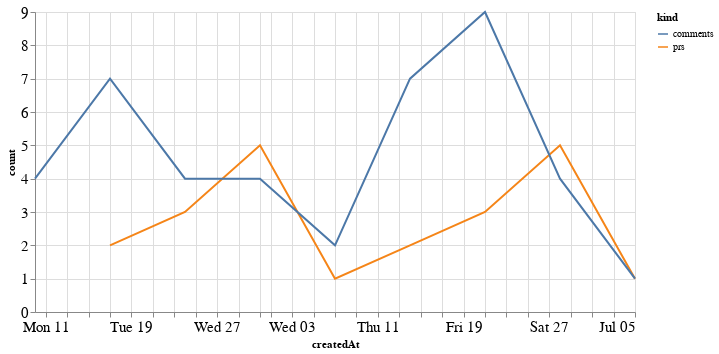

Source (notebook cell):
### Code cell
alt.Chart(total_time, width=600).mark_line().encode(
    x='createdAt',
    y='count',
    color='kind'
)

### Figure 1 — Vega-Lite specification as saved in the notebook (floating-point values rounded to 4 significant figures)
{"config": {"axisLeft": {"labelFontSize": 15}, "axisBottom": {"labelFontSize": 15}}, "data": {"name": "data-b868e73d02db29926cd88af9b2d95af3"}, "mark": "line", "encoding": {"color": {"type": "nominal", "field": "kind"}, "x": {"type": "temporal", "field": "createdAt"}, "y": {"type": "quantitative", "field": "count"}}, "width": 600, "$schema": "https://vega.github.io/schema/vega-lite/v4.8.1.json", "datasets": {"data-b868e73d02db29926cd88af9b2d95af3": [{"createdAt": "2020-05-17T00:00:00", "kind": "prs", "count": 2.0}, {"createdAt": "2020-05-24T00:00:00", "kind": "prs", "count": 3.0}, {"createdAt": "2020-05-31T00:00:00", "kind": "prs", "count": 5.0}, {"createdAt": "2020-06-07T00:00:00", "kind": "prs", "count": 1.0}, {"createdAt": "2020-06-14T00:00:00", "kind": "prs", "count": 2.0}, {"createdAt": "2020-06-21T00:00:00", "kind": "prs", "count": 3.0}, {"createdAt": "2020-06-28T00:00:00", "kind": "prs", "count": 5.0}, {"createdAt": "2020-07-05T00:00:00", "kind": "prs", "count": 1.0}, {"createdAt": "2020-05-10T00:00:00", "kind": "prs", "count": null}, {"createdAt": "2020-05-17T00:00:00", "kind": "comments", "count": 7.0}, {"createdAt": "2020-05-24T00:00:00", "kind": "comments", "count": 4.0}, {"createdAt": "2020-05-31T00:00:00", "kind": "comments", "count": 4.0}, {"createdAt": "2020-06-07T00:00:00", "kind": "comments", "count": 2.0}, {"createdAt": "2020-06-14T00:00:00", "kind": "comments", "count": 7.0}, {"createdAt": "2020-06-21T00:00:00", "kind": "comments", "count": 9.0}, {"createdAt": "2020-06-28T00:00:00", "kind": "comments", "count": 4.0}, {"createdAt": "2020-07-05T00:00:00", "kind": "comments", "count": 1.0}, {"createdAt": "2020-05-10T00:00:00", "kind": "comments", "count": 4.0}]}}
